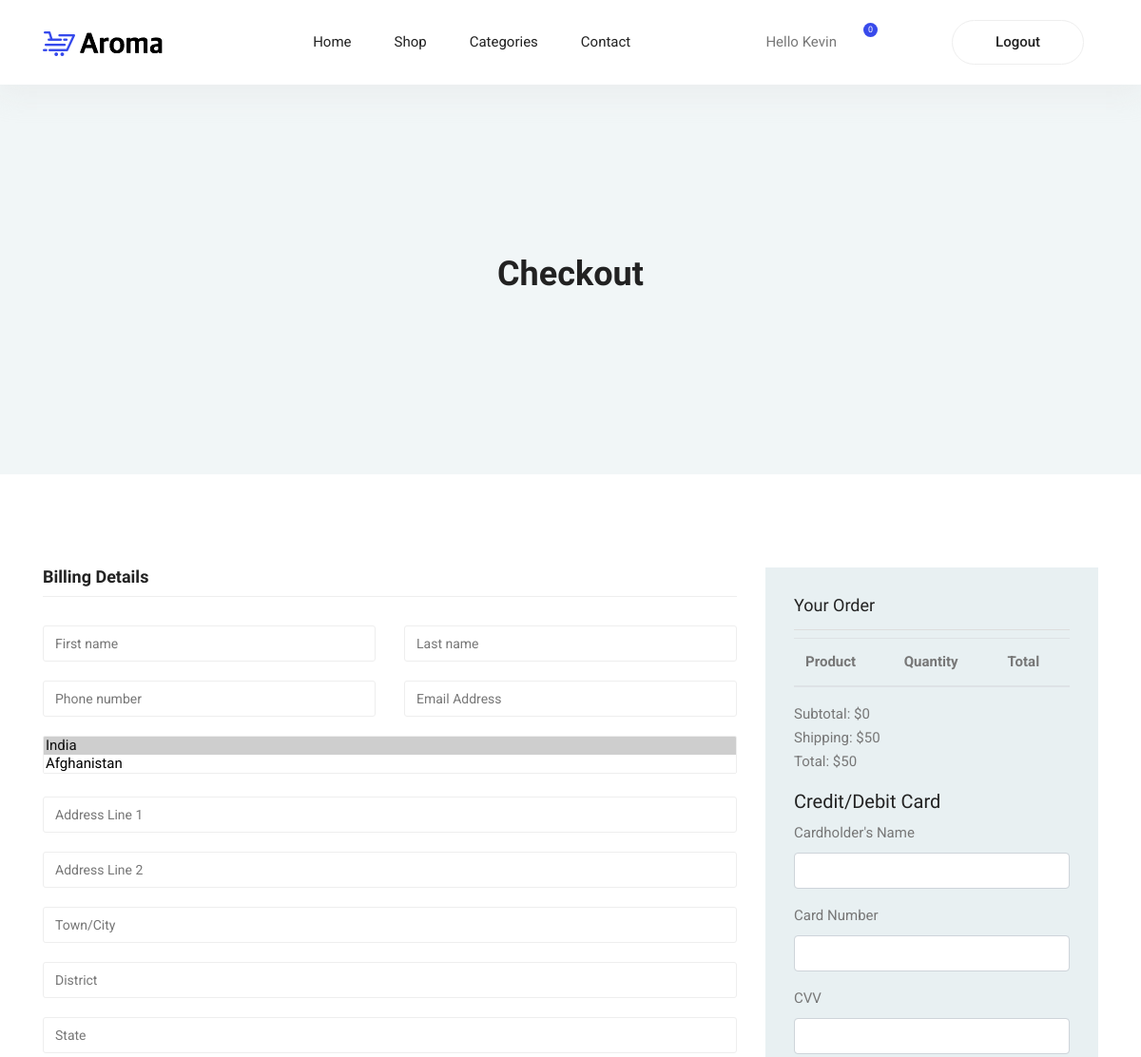
The page /user/checkout/ (signed in, upper part) on the database as committed earlier.
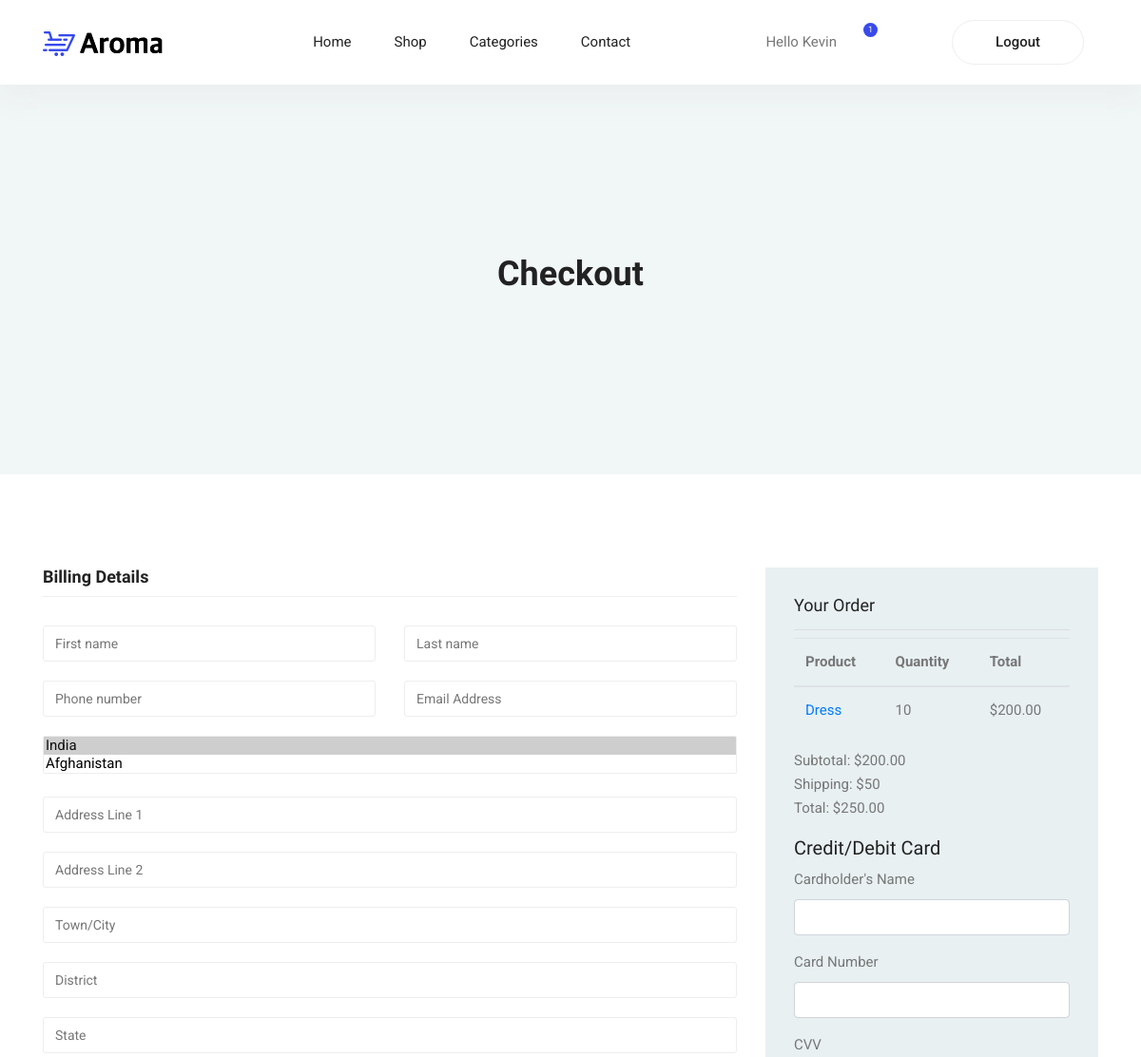
The same page on the database as committed later.
### siteadmin/models.py (models this page shows, shortened)
class CartItem(models.Model):
    product = models.ForeignKey(Product, on_delete=models.CASCADE)
    quantity = models.IntegerField()
    user = models.ForeignKey(User, on_delete=models.CASCADE)

class Product(models.Model):
    name = models.CharField(max_length=100)
    price = models.DecimalField(decimal_places=2,max_digits=9)
    category = models.ForeignKey(to=Category, on_delete=models.CASCADE, null=True)
    image = models.ImageField(upload_to='products', default='products/null.jpg')
    details = models.TextField(default='Product details will be added later.')

### user/views.py (the view, shortened to what this page needs)
# urls.py: path("checkout/", views.checkout, name="checkout"),
def checkout(request):
    user = get_user(request)
    if user == None:
        return redirect('user:login')
    cart_items = CartItem.objects.filter(user = user)
    subtotal = 0
    for cart_item in cart_items:
        cart_item.total = cart_item.product.price * cart_item.quantity
        subtotal += cart_item.product.price * cart_item.quantity
    shipping = 50
    total = subtotal + shipping
    context = {
        'user': user,
        'cart_items': cart_items,
        'subtotal': subtotal,
        'shipping': shipping,
        'total': total
    }
    pass_user_details(request, context)
    return render(request, 'user/checkout.html', context)

### user/views.py (called while the page is built)
def get_user(request):
    try:
        user = User.objects.get(name = request.session.get('username'))
        return user
    except ObjectDoesNotExist:
        return None

def pass_user_details(request, context):
    username = request.session.get('username')
    context['username'] = username
    user = User.objects.filter(name = username).first()
    cart_items_count = CartItem.objects.filter(user = user).count()
    context['cart_items_count'] = cart_items_count

### templates/user/checkout.html (shortened to what the changed rows need)
{% extends 'user/home.html' %}
{% block content %}
<section class="blog-banner-area" id="category">
    <div class="container h-100">
        <div class="blog-banner">
            <div class="text-center">
                <h1>Checkout</h1>
            </div>
        </div>
</div>
</section>
<section class="checkout_area section-margin--small">
<form class="container" method="post">
    <div class="billing_details">
        <div class="row">
            <div class="col-lg-4">
                <div class="order_box">
                    <h2>Your Order</h2>
                    <table class="table">
                        <thead>
                            <tr>
                                <th>Product</th>
                                <th>Quantity</th>
                                <th>Total</th>
                            </tr>
                        </thead>
                        <tbody>
                            {% for cart_item in cart_items %}
                            <tr>
                                <td><a href="{% url 'user:product' cart_item.product.id %}">{{cart_item.product.name}}</a></td>
                                <td>{{cart_item.quantity}}</td>
                                <td>${{cart_item.total}}</td>
                            </tr>
                            {% endfor %}
                        </tbody>
                    </table>
                    <ul class="list list_2">
                        <li>Subtotal: ${{subtotal}}</li>
                        <li>Shipping: ${{shipping}}</li>
                        <li>Total: ${{total}}</li>
                    </ul>
                    <h4 class="mt-3">Credit/Debit Card</h4>
                    <label for="" class="form-label">Cardholder's Name</label>
                    <input type="text" name="cardholdername" required class="form-control mb-3">
                    <label for="" class="form-label">Card Number</label>
                    <input type="text" name="cardnum" required class="form-control mb-3">
                    <label for="" class="form-label">CVV</label>
                    <input type="text" name="CVV" maxlength=3 required class="form-control">
                </div>
            </div>
        </div>
    </div>
</form>
</section>
{% endblock %}

### templates/user/home.html (shortened to what this page needs)
{% load static %}
<!DOCTYPE html>
<html lang="en">
<head>
  <link rel="stylesheet" href="{% static 'vendors/bootstrap/bootstrap.min.css' %}">
  <link rel="stylesheet" href="{% static 'vendors/fontawesome/css/all.min.css' %}">
	<link rel="stylesheet" href="{% static 'vendors/themify-icons/themify-icons.css' %}">
  <link rel="stylesheet" href="{% static 'vendors/nice-select/nice-select.css' %}">
  <link rel="stylesheet" href="{% static 'vendors/owl-carousel/owl.theme.default.min.css' %}">
  <link rel="stylesheet" href="{% static 'vendors/owl-carousel/owl.carousel.min.css' %}">
  <link rel="stylesheet" href="{% static 'css/style.css' %}">
</head>
<body>
  {% block header %}
	<header class="header_area">
    <div class="main_menu">
      <nav class="navbar navbar-expand-lg navbar-light">
        <div class="container">
          <a class="navbar-brand logo_h" href="{% url 'user:home' %}"><img src="{% static 'img/logo.png' %}" alt=""></a>
          <div class="collapse navbar-collapse offset" id="navbarSupportedContent">
            <ul class="nav navbar-nav menu_nav ml-auto mr-auto">
              <li class="nav-item {% block homelink %}active{% endblock%}"><a class="nav-link" href="{% url 'user:home' %}">Home</a></li>
              <li class="nav-item {% block shoplink %}{% endblock%}"><a class="nav-link" href="{% url 'user:shop' %}">Shop</a></li>
              <li class="nav-item {% block categorylink %}{% endblock%}"><a class="nav-link" href="{% url 'user:categories' %}">Categories</a></li>
              <li class="nav-item {% block contactlink %}{% endblock contactlink %}"><a class="nav-link" href="{% url 'user:contact' %}">Contact</a></li>
            </ul>
            <ul class="nav-shop">
              {% if not username %}
              <li class="nav-item"><a class="button button-header" href="{% url 'user:login' %}">Login</a></li>
              <li class="nav-item" style="margin: 0;"><a class="button button-header" href="{% url 'user:register' %}">Register</a></li>
              {% else %}
              <li>Hello {{username}}</li>
              <li class="nav-item"><a href="{% url 'user:cart' %}"><button><i class="ti-shopping-cart"></i><span class="nav-shop__circle">{{cart_items_count}}</span></button></a></li>
              <li class="nav-item"><a href="{% url 'user:account' %}"><i class="ti-user"></i></a> </li>
              <li class="nav-item"><a class="button button-header" href="{% url 'user:logout' %}">Logout</a></li>
              {% endif %}
            </ul>
          </div>
        </div>
      </nav>
    </div>
  </header>
  {% endblock %}
  {% block content %}{% endblock %}
</body>
</html>

Rows that differ between the two databases and show on the page:
added CartItem: product.name "Dress", quantity "10", total "200.00"
Other text that changed with them:
{{ cart_items_count }}: "0" → "1"
{{ subtotal }}: "0" → "200.00"
{{ total }}: "50" → "250.00"
